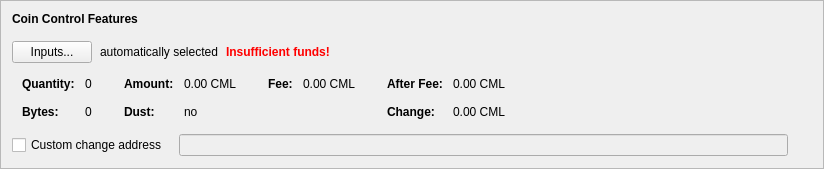
      <widget class="QFrame" name="frameCoinControl">
       <property name="sizePolicy">
        <sizepolicy hsizetype="Preferred" vsizetype="Fixed">
         <horstretch>0</horstretch>
         <verstretch>0</verstretch>
        </sizepolicy>
       </property>
       <property name="frameShape">
        <enum>QFrame::StyledPanel</enum>
       </property>
       <property name="frameShadow">
        <enum>QFrame::Raised</enum>
       </property>
       <layout class="QVBoxLayout" name="verticalLayout_4">
        <item>
         <layout class="QVBoxLayout" name="verticalLayoutCoinControl" stretch="0,0,0,0,0">
          <property name="spacing">
           <number>0</number>
          </property>
          <property name="sizeConstraint">
           <enum>QLayout::SetDefaultConstraint</enum>
          </property>
          <property name="leftMargin">
           <number>0</number>
          </property>
          <property name="topMargin">
           <number>0</number>
          </property>
          <item>
           <layout class="QHBoxLayout" name="horizontalLayoutCoinControl1">
            <property name="bottomMargin">
             <number>15</number>
            </property>
            <item>
             <widget class="QLabel" name="labelCoinControlFeatures">
              <property name="sizePolicy">
               <sizepolicy hsizetype="Preferred" vsizetype="Maximum">
                <horstretch>0</horstretch>
                <verstretch>0</verstretch>
               </sizepolicy>
              </property>
              <property name="font">
               <font>
                <weight>75</weight>
                <bold>true</bold>
               </font>
              </property>
              <property name="styleSheet">
               <string notr="true">font-weight:bold;</string>
              </property>
              <property name="text">
               <string>Coin Control Features</string>
              </property>
             </widget>
            </item>
           </layout>
          </item>
          <item>
           <layout class="QHBoxLayout" name="horizontalLayoutCoinControl2" stretch="0,0,0,0">
            <property name="spacing">
             <number>8</number>
            </property>
            <property name="bottomMargin">
             <number>10</number>
            </property>
            <item>
             <widget class="QPushButton" name="pushButtonCoinControl">
              <property name="styleSheet">
               <string notr="true"/>
              </property>
              <property name="text">
               <string>Inputs...</string>
              </property>
              <property name="autoDefault">
               <bool>false</bool>
              </property>
             </widget>
            </item>
            <item>
             <widget class="QLabel" name="labelCoinControlAutomaticallySelected">
              <property name="text">
               <string>automatically selected</string>
              </property>
              <property name="margin">
               <number>5</number>
              </property>
             </widget>
            </item>
            <item>
             <widget class="QLabel" name="labelCoinControlInsuffFunds">
              <property name="font">
               <font>
                <weight>75</weight>
                <bold>true</bold>
               </font>
              </property>
              <property name="styleSheet">
               <string notr="true">color:red;font-weight:bold;</string>
              </property>
              <property name="text">
               <string>Insufficient funds!</string>
              </property>
              <property name="margin">
               <number>5</number>
              </property>
             </widget>
            </item>
            <item>
             <spacer name="horizontalSpacerCoinControl">
              <property name="orientation">
               <enum>Qt::Horizontal</enum>
              </property>
              <property name="sizeHint" stdset="0">
               <size>
                <width>40</width>
                <height>1</height>
               </size>
              </property>
             </spacer>
            </item>
           </layout>
          </item>
          <item>
           <widget class="QWidget" name="widgetCoinControl" native="true">
            <property name="sizePolicy">
             <sizepolicy hsizetype="Preferred" vsizetype="Preferred">
              <horstretch>0</horstretch>
              <verstretch>0</verstretch>
             </sizepolicy>
            </property>
            <property name="minimumSize">
             <size>
              <width>0</width>
              <height>0</height>
             </size>
            </property>
            <property name="styleSheet">
             <string notr="true"/>
            </property>
            <layout class="QHBoxLayout" name="horizontalLayoutCoinControl5">
             <property name="leftMargin">
              <number>0</number>
             </property>
             <property name="topMargin">
              <number>0</number>
             </property>
             <property name="rightMargin">
              <number>0</number>
             </property>
             <property name="bottomMargin">
              <number>0</number>
             </property>
             <item>
              <layout class="QHBoxLayout" name="horizontalLayoutCoinControl3" stretch="0,0,0,1">
               <property name="spacing">
                <number>20</number>
               </property>
               <property name="topMargin">
                <number>0</number>
               </property>
               <property name="bottomMargin">
                <number>10</number>
               </property>
               <item>
                <layout class="QFormLayout" name="formLayoutCoinControl1">
                 <property name="horizontalSpacing">
                  <number>10</number>
                 </property>
                 <property name="verticalSpacing">
                  <number>14</number>
                 </property>
                 <property name="leftMargin">
                  <number>10</number>
                 </property>
                 <property name="topMargin">
                  <number>4</number>
                 </property>
                 <property name="rightMargin">
                  <number>6</number>
                 </property>
                 <item row="0" column="0">
                  <widget class="QLabel" name="labelCoinControlQuantityText">
                   <property name="font">
                    <font>
                     <weight>75</weight>
                     <bold>true</bold>
                    </font>
                   </property>
                   <property name="text">
                    <string>Quantity:</string>
                   </property>
                   <property name="margin">
                    <number>0</number>
                   </property>
                  </widget>
                 </item>
                 <item row="0" column="1">
                  <widget class="QLabel" name="labelCoinControlQuantity">
                   <property name="cursor">
                    <cursorShape>IBeamCursor</cursorShape>
                   </property>
                   <property name="contextMenuPolicy">
                    <enum>Qt::ActionsContextMenu</enum>
                   </property>
                   <property name="text">
                    <string notr="true">0</string>
                   </property>
                   <property name="margin">
                    <number>0</number>
                   </property>
                   <property name="textInteractionFlags">
                    <set>Qt::LinksAccessibleByMouse|Qt::TextSelectableByKeyboard|Qt::TextSelectableByMouse</set>
                   </property>
                  </widget>
                 </item>
                 <item row="1" column="0">
                  <widget class="QLabel" name="labelCoinControlBytesText">
                   <property name="font">
                    <font>
                     <weight>75</weight>
                     <bold>true</bold>
                    </font>
                   </property>
                   <property name="text">
                    <string>Bytes:</string>
                   </property>
                  </widget>
                 </item>
                 <item row="1" column="1">
                  <widget class="QLabel" name="labelCoinControlBytes">
                   <property name="cursor">
                    <cursorShape>IBeamCursor</cursorShape>
                   </property>
                   <property name="contextMenuPolicy">
                    <enum>Qt::ActionsContextMenu</enum>
                   </property>
                   <property name="text">
                    <string notr="true">0</string>
                   </property>
                   <property name="textInteractionFlags">
                    <set>Qt::LinksAccessibleByMouse|Qt::TextSelectableByKeyboard|Qt::TextSelectableByMouse</set>
                   </property>
                  </widget>
                 </item>
                </layout>
               </item>
               <item>
                <layout class="QFormLayout" name="formLayoutCoinControl2">
                 <property name="horizontalSpacing">
                  <number>10</number>
                 </property>
                 <property name="verticalSpacing">
                  <number>14</number>
                 </property>
                 <property name="leftMargin">
                  <number>6</number>
                 </property>
                 <property name="topMargin">
                  <number>4</number>
                 </property>
                 <property name="rightMargin">
                  <number>6</number>
                 </property>
                 <item row="0" column="0">
                  <widget class="QLabel" name="labelCoinControlAmountText">
                   <property name="font">
                    <font>
                     <weight>75</weight>
                     <bold>true</bold>
                    </font>
                   </property>
                   <property name="text">
                    <string>Amount:</string>
                   </property>
                   <property name="margin">
                    <number>0</number>
                   </property>
                  </widget>
                 </item>
                 <item row="0" column="1">
                  <widget class="QLabel" name="labelCoinControlAmount">
                   <property name="cursor">
                    <cursorShape>IBeamCursor</cursorShape>
                   </property>
                   <property name="contextMenuPolicy">
                    <enum>Qt::ActionsContextMenu</enum>
                   </property>
                   <property name="text">
                    <string notr="true">0.00 CML</string>
                   </property>
                   <property name="textInteractionFlags">
                    <set>Qt::LinksAccessibleByMouse|Qt::TextSelectableByKeyboard|Qt::TextSelectableByMouse</set>
                   </property>
                  </widget>
                 </item>
                 <item row="1" column="0">
                  <widget class="QLabel" name="labelCoinControlLowOutputText">
                   <property name="font">
                    <font>
                     <weight>75</weight>
                     <bold>true</bold>
                    </font>
                   </property>
                   <property name="text">
                    <string>Dust:</string>
                   </property>
                  </widget>
                 </item>
                 <item row="1" column="1">
                  <widget class="QLabel" name="labelCoinControlLowOutput">
                   <property name="cursor">
                    <cursorShape>IBeamCursor</cursorShape>
                   </property>
                   <property name="contextMenuPolicy">
                    <enum>Qt::ActionsContextMenu</enum>
                   </property>
                   <property name="text">
                    <string notr="true">no</string>
                   </property>
                   <property name="textInteractionFlags">
                    <set>Qt::LinksAccessibleByMouse|Qt::TextSelectableByKeyboard|Qt::TextSelectableByMouse</set>
                   </property>
                  </widget>
                 </item>
                </layout>
               </item>
               <item>
                <layout class="QFormLayout" name="formLayoutCoinControl3">
                 <property name="horizontalSpacing">
                  <number>10</number>
                 </property>
                 <property name="verticalSpacing">
                  <number>14</number>
                 </property>
                 <property name="leftMargin">
                  <number>6</number>
                 </property>
                 <property name="topMargin">
                  <number>4</number>
                 </property>
                 <property name="rightMargin">
                  <number>6</number>
                 </property>
                 <item row="0" column="0">
                  <widget class="QLabel" name="labelCoinControlFeeText">
                   <property name="font">
                    <font>
                     <weight>75</weight>
                     <bold>true</bold>
                    </font>
                   </property>
                   <property name="text">
                    <string>Fee:</string>
                   </property>
                   <property name="margin">
                    <number>0</number>
                   </property>
                  </widget>
                 </item>
                 <item row="0" column="1">
                  <widget class="QLabel" name="labelCoinControlFee">
                   <property name="cursor">
                    <cursorShape>IBeamCursor</cursorShape>
                   </property>
                   <property name="contextMenuPolicy">
                    <enum>Qt::ActionsContextMenu</enum>
                   </property>
                   <property name="text">
                    <string notr="true">0.00 CML</string>
                   </property>
                   <property name="textInteractionFlags">
                    <set>Qt::LinksAccessibleByMouse|Qt::TextSelectableByKeyboard|Qt::TextSelectableByMouse</set>
                   </property>
                  </widget>
                 </item>
                </layout>
               </item>
               <item>
                <layout class="QFormLayout" name="formLayoutCoinControl4">
                 <property name="horizontalSpacing">
                  <number>10</number>
                 </property>
                 <property name="verticalSpacing">
                  <number>14</number>
                 </property>
                 <property name="leftMargin">
                  <number>6</number>
                 </property>
                 <property name="topMargin">
                  <number>4</number>
                 </property>
                 <property name="rightMargin">
                  <number>6</number>
                 </property>
                 <item row="0" column="0">
                  <widget class="QLabel" name="labelCoinControlAfterFeeText">
                   <property name="font">
                    <font>
                     <weight>75</weight>
                     <bold>true</bold>
                    </font>
                   </property>
                   <property name="text">
                    <string>After Fee:</string>
                   </property>
                   <property name="margin">
                    <number>0</number>
                   </property>
                  </widget>
                 </item>
                 <item row="0" column="1">
                  <widget class="QLabel" name="labelCoinControlAfterFee">
                   <property name="cursor">
                    <cursorShape>IBeamCursor</cursorShape>
                   </property>
                   <property name="contextMenuPolicy">
                    <enum>Qt::ActionsContextMenu</enum>
                   </property>
                   <property name="text">
                    <string notr="true">0.00 CML</string>
                   </property>
                   <property name="textInteractionFlags">
                    <set>Qt::LinksAccessibleByMouse|Qt::TextSelectableByKeyboard|Qt::TextSelectableByMouse</set>
                   </property>
                  </widget>
                 </item>
                 <item row="1" column="0">
                  <widget class="QLabel" name="labelCoinControlChangeText">
                   <property name="font">
                    <font>
                     <weight>75</weight>
                     <bold>true</bold>
                    </font>
                   </property>
                   <property name="text">
                    <string>Change:</string>
                   </property>
                  </widget>
                 </item>
                 <item row="1" column="1">
                  <widget class="QLabel" name="labelCoinControlChange">
                   <property name="cursor">
                    <cursorShape>IBeamCursor</cursorShape>
                   </property>
                   <property name="contextMenuPolicy">
                    <enum>Qt::ActionsContextMenu</enum>
                   </property>
                   <property name="text">
                    <string notr="true">0.00 CML</string>
                   </property>
                   <property name="textInteractionFlags">
                    <set>Qt::LinksAccessibleByMouse|Qt::TextSelectableByKeyboard|Qt::TextSelectableByMouse</set>
                   </property>
                  </widget>
                 </item>
                </layout>
               </item>
              </layout>
             </item>
            </layout>
           </widget>
          </item>
          <item>
           <layout class="QHBoxLayout" name="horizontalLayoutCoinControl4" stretch="0,0,0">
            <property name="spacing">
             <number>12</number>
            </property>
            <property name="sizeConstraint">
             <enum>QLayout::SetDefaultConstraint</enum>
            </property>
            <property name="topMargin">
             <number>5</number>
            </property>
            <property name="rightMargin">
             <number>5</number>
            </property>
            <item>
             <widget class="QCheckBox" name="checkBoxCoinControlChange">
              <property name="toolTip">
               <string>If this is activated, but the change address is empty or invalid, change will be sent to a newly generated address.</string>
              </property>
              <property name="text">
               <string>Custom change address</string>
              </property>
             </widget>
            </item>
            <item>
             <widget class="QValidatedLineEdit" name="lineEditCoinControlChange">
              <property name="enabled">
               <bool>false</bool>
              </property>
              <property name="sizePolicy">
               <sizepolicy hsizetype="Expanding" vsizetype="Fixed">
                <horstretch>0</horstretch>
                <verstretch>0</verstretch>
               </sizepolicy>
              </property>
             </widget>
            </item>
            <item>
             <widget class="QLabel" name="labelCoinControlChangeLabel">
              <property name="sizePolicy">
               <sizepolicy hsizetype="Preferred" vsizetype="Expanding">
                <horstretch>0</horstretch>
                <verstretch>0</verstretch>
               </sizepolicy>
              </property>
              <property name="minimumSize">
               <size>
                <width>0</width>
                <height>0</height>
               </size>
              </property>
              <property name="text">
               <string/>
              </property>
              <property name="margin">
               <number>3</number>
              </property>
             </widget>
            </item>
           </layout>
          </item>
          <item>
           <spacer name="verticalSpacerCoinControl">
            <property name="orientation">
             <enum>Qt::Vertical</enum>
            </property>
            <property name="sizeType">
             <enum>QSizePolicy::Expanding</enum>
            </property>
            <property name="sizeHint" stdset="0">
             <size>
              <width>800</width>
              <height>1</height>
             </size>
            </property>
           </spacer>
          </item>
         </layout>
        </item>
       </layout>
      </widget>
